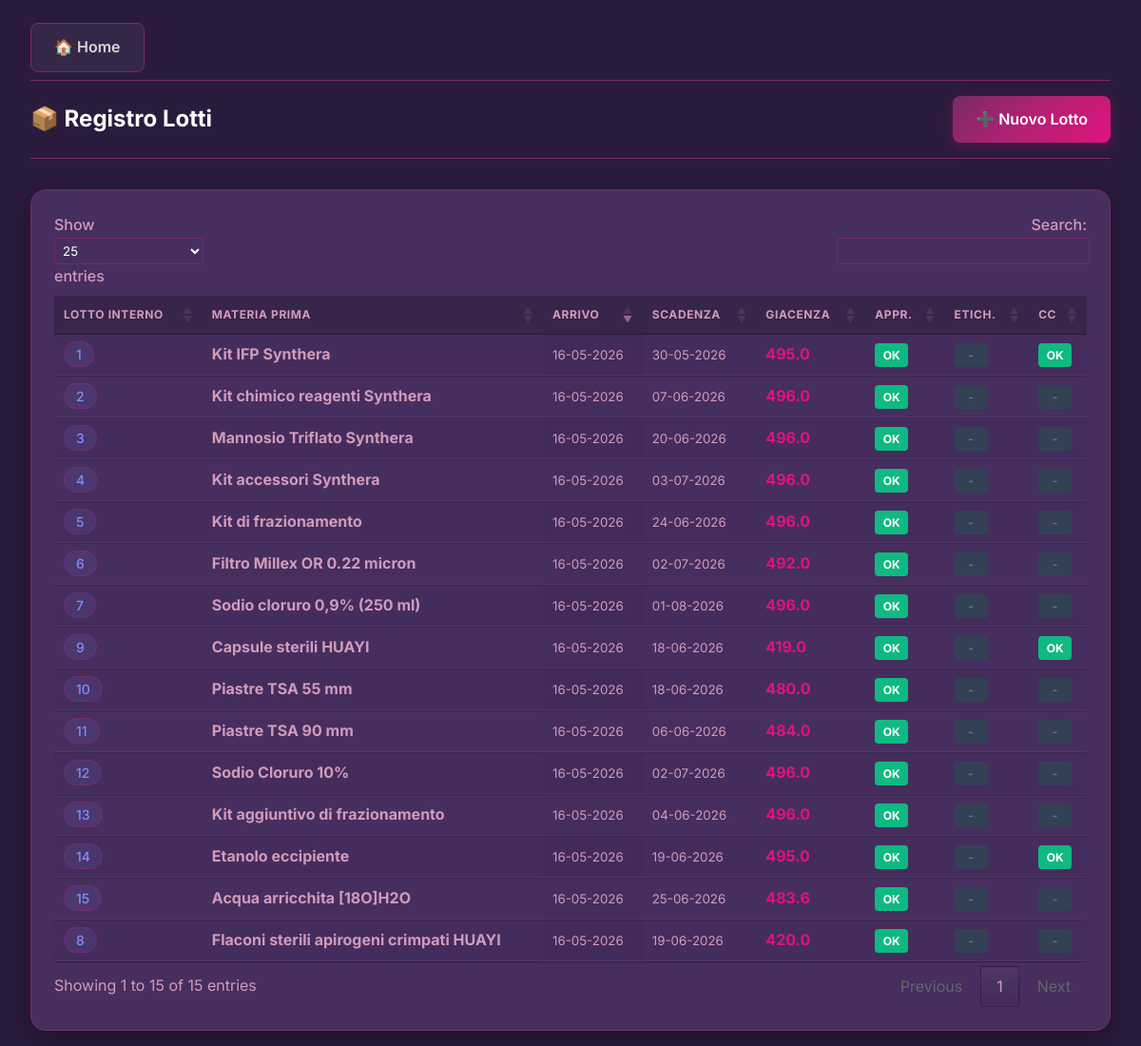
Before: /lotti with the older database file.
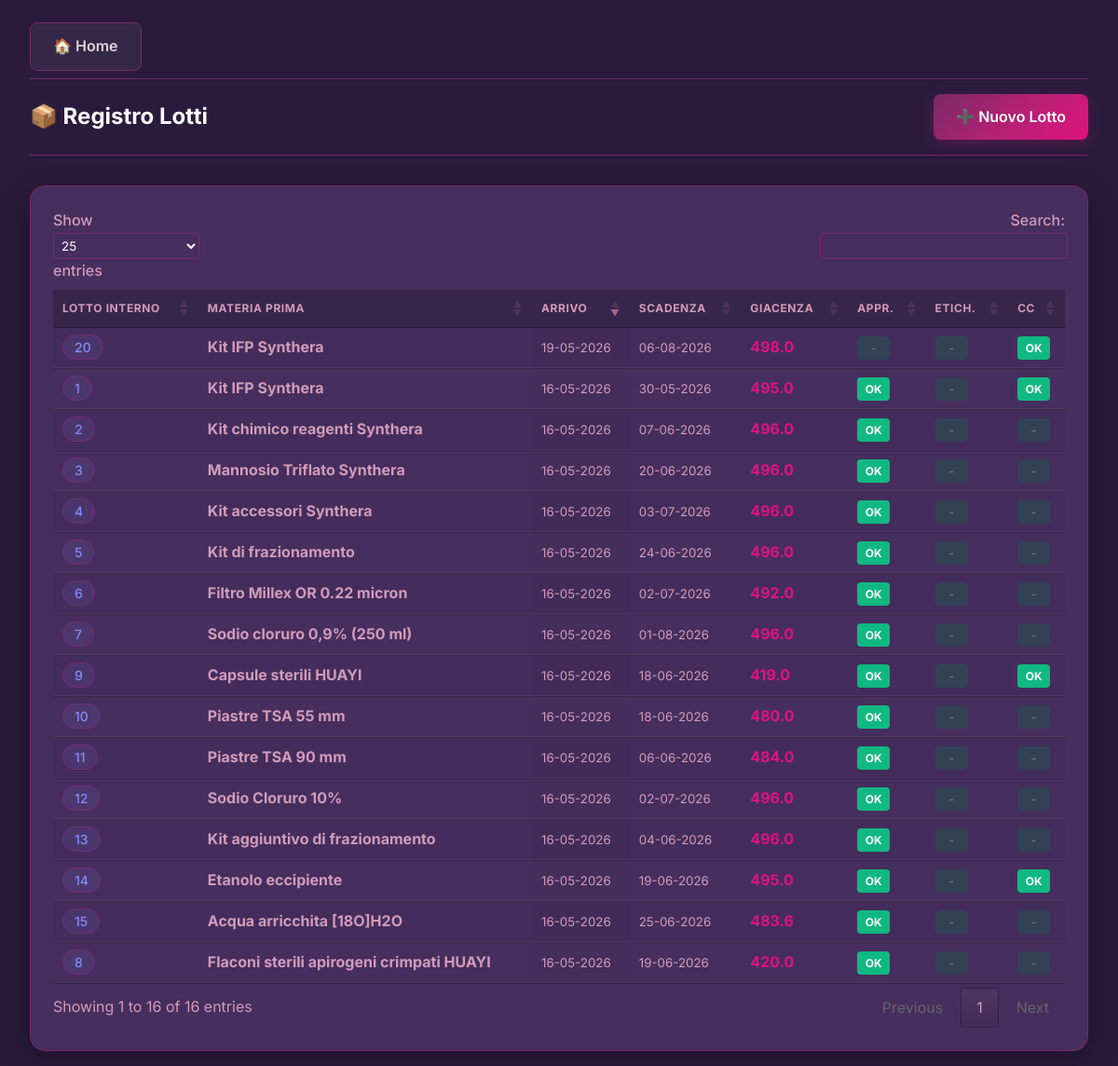
After: the same page with the newer database file.
### tables this page shows
CREATE TABLE Lotti_Interni (
            lotto_interno TEXT PRIMARY KEY,
            data_arrivo TEXT,
            codice_mp TEXT,
            lotto_fornitore TEXT,
            fornitore TEXT,
            data_scadenza TEXT,
            qnt_arrivata TEXT,
            pz_x_cf TEXT,
            giacenza TEXT,
            data_consegna_qc TEXT,
            data_approvazione TEXT,
            arrivo_magazzino TEXT,
            consumi TEXT,
            ca TEXT,
            reparto TEXT,
            appr TEXT,
            etich TEXT,
            cc TEXT,
            codice_lotto TEXT,
            in_uso TEXT,
            chiuso TEXT,
            FOREIGN KEY (codice_mp) REFERENCES Elenco_MP(codice)
        );

CREATE TABLE Elenco_MP (
            codice TEXT PRIMARY KEY,
            nome_mp TEXT,
            nome_file TEXT,
            unita_misura TEXT,
            nome_etichetta TEXT,
            uso TEXT,
            codice_fornitore TEXT,
            controcampione TEXT,
            distribuzione TEXT
        , scorta_minima FLOAT DEFAULT 0, ordine_magazzino INTEGER DEFAULT 999, categoria_magazzino TEXT);

### app.py (the view)
@app.route('/lotti')
def lotti_list():
    conn = get_db_connection()
    lotti_rows = conn.execute('''
        SELECT L.*, M.nome_mp
        FROM Lotti_Interni L
        LEFT JOIN Elenco_MP M ON L.codice_mp = M.codice
        ORDER BY L.data_arrivo DESC
    ''').fetchall()
    lotti = [dict(row) for row in lotti_rows]
    materie = conn.execute('SELECT codice, nome_mp FROM Elenco_MP ORDER BY nome_mp ASC').fetchall()
    conn.close()
    return render_template('lotti_list.html', lotti=lotti, materie=materie)

### app.py (called while the page is built)
def get_db_connection():
    conn = sqlite3.connect(DB_PATH)
    conn.row_factory = sqlite3.Row
    return conn

@app.template_filter('dateformat')
def dateformat_filter(value, format='%d-%m-%Y'):
    if not value or value == '-':
        return value
    try:
        dt = datetime.strptime(value, '%Y-%m-%d')
        return dt.strftime(format)
    except:
        return value

### templates/lotti_list.html (shortened to what this page needs)
{% extends 'base.html' %}
{% block content %}
<link rel="stylesheet" type="text/css" href="https://cdn.datatables.net/1.13.6/css/jquery.dataTables.min.css">
<div style="display: flex; justify-content: space-between; align-items: center; margin-bottom: 2rem; border-bottom: 1px solid var(--border-color); padding-bottom: 1rem;">
    <h2 style="margin: 0;">📦 Registro Lotti</h2>
    <a href="{{ url_for('add_lotto') }}" class="btn btn-primary" style="display: inline-flex; align-items: center; gap: 0.5rem; text-decoration: none;">
        <span>➕ Nuovo Lotto</span>
    </a>
</div>
<div class="table-container" style="padding: 1.5rem;">
    <table id="lottiTable" class="display">
        <thead>
            <tr>
                <th>Lotto Interno</th>
                <th>Materia Prima</th>
                <th>Arrivo</th>
                <th>Scadenza</th>
                <th>Giacenza</th>
                <th>Appr.</th>
                <th>Etich.</th>
                <th>CC</th>
            </tr>
        </thead>
        <tbody>
            {% for lotto in lotti %}
            <tr onclick="showDetails({{ lotto | tojson | forceescape }})">
                <td><span class="badge" style="background: rgba(129, 140, 248, 0.1); color: #818cf8;">{{ lotto['lotto_interno'] }}</span></td>
                <td><strong>{{ lotto['nome_mp'] or 'N.D.' }}</strong></td>
                <td><small>{{ lotto['data_arrivo'] | dateformat }}</small></td>
                <td><small>{{ lotto['data_scadenza'] | dateformat }}</small></td>
                <td><strong style="color: var(--accent-color)">{{ lotto['giacenza'] or '-' }}</strong></td>
                <td>{% if lotto['appr']|lower in ['ok', 'si', 'sì'] %}<span class="status-badge status-ok">OK</span>{% else %}<span class="status-badge status-none">-</span>{% endif %}</td>
                <td>{% if lotto['etich']|lower in ['ok', 'si', 'sì'] %}<span class="status-badge status-ok">OK</span>{% else %}<span class="status-badge status-none">-</span>{% endif %}</td>
                <td>{% if lotto['cc']|lower in ['ok', 'si', 'sì'] %}<span class="status-badge status-ok">OK</span>{% else %}<span class="status-badge status-none">-</span>{% endif %}</td>
            </tr>
            {% endfor %}
        </tbody>
    </table>
</div>
{% endblock %}

### templates/base.html (shortened to what this page needs)
<!DOCTYPE html>
<html lang="it">
<head>
    <link rel="stylesheet" href="{{ url_for('static', filename='css/style.css') }}">
</head>
<body>
    <div class="container">
        <header>
            <div class="header-left">
                <a href="{{ url_for('index') }}" class="btn btn-home">🏠 Home</a>
            </div>
        </header>
        <main>
            {% block content %}{% endblock %}
        </main>
    </div>
</body>
</html>

### static/css/style.css (style rules this page uses)
:root { --bg-dark: #2a1b3d; --card-bg: #462e5e; --accent-color: #df137e; --primary-color: #792a68; --text-primary: #ffffff; --text-secondary: #d29bba; --text-pale: #e4d0d8; --border-color: #792a68; --muted-color: #6b5955; --success: #10b981; --warning: #f59e0b; --danger: #ef4444; --gradient: linear-gradient(135deg, #792a68 0%, #b32174 50%, #df137e 100%); }
* { margin: 0; padding: 0; box-sizing: border-box; font-family: 'Inter', -apple-system, sans-serif; }
body { background-color: var(--bg-dark); color: var(--text-primary); line-height: 1.6; }
.container { max-width: 1200px; margin: 0 auto; padding: 1rem 2rem; }
header { display: flex; justify-content: space-between; align-items: center; padding: 0.5rem 0; margin-bottom: 1rem; border-bottom: 1px solid var(--border-color); }
.header-left { display: flex; align-items: center; gap: 1.5rem; }
.btn { display: inline-block; padding: 0.75rem 1.5rem; border-radius: 0.5rem; font-weight: 600; text-decoration: none; transition: all 0.3s ease; cursor: pointer; border: none; text-align: center; }
.btn-primary { background: var(--gradient); color: white; box-shadow: 0 4px 15px rgba(179, 33, 116, 0.3); }
.btn-home { background: rgba(255, 255, 255, 0.05); color: var(--text-pale); border: 1px solid var(--border-color); }
.table-container { background: var(--card-bg); border-radius: 1rem; border: 1px solid var(--border-color); overflow: hidden; box-shadow: 0 10px 30px rgba(0, 0, 0, 0.3); }
table { width: 100%; border-collapse: collapse; }
th, td { padding: 1.25rem; text-align: left; border-bottom: 1px solid rgba(255, 255, 255, 0.05); }
th { background: rgba(0, 0, 0, 0.2); color: var(--text-pale); font-weight: 600; text-transform: uppercase; font-size: 0.75rem; letter-spacing: 0.05em; }
.badge { background: rgba(223, 19, 126, 0.15); color: #ff91c1; padding: 0.25rem 0.75rem; border-radius: 2rem; font-size: 0.875rem; font-weight: 500; border: 1px solid rgba(223, 19, 126, 0.3); }

### templates/lotti_list.html (style rules this page uses)
table.dataTable thead th { border-bottom: 1px solid var(--border-color); color: var(--text-secondary); }
table.dataTable tbody tr { cursor: pointer; transition: background 0.2s; }
.status-badge { display: inline-block; width: 35px; height: 25px; line-height: 25px; text-align: center; border-radius: 4px; font-weight: bold; font-size: 0.75rem; }
.status-ok { background-color: var(--success); color: white; }
.status-none { background-color: #334155; color: #64748b; }

Changed rows visible on the page:
added Lotti_Interni: lotto_interno "20", nome_mp "Kit IFP Synthera", data_arrivo "19-05-2026", data_scadenza "06-08-2026", giacenza "498.0", cc "OK"
Other visible differences:
text written by a page script: "Show entries Search: Showing 1 to 15 of 15 entries Previous 1 Next" → "Show entries Search: Showing 1 to 16 of 16 entries Previous 1 Next"
